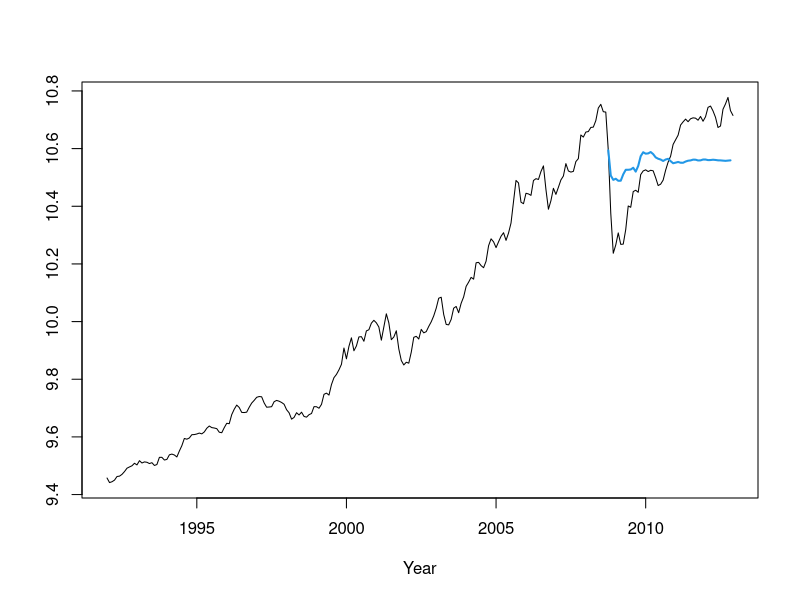
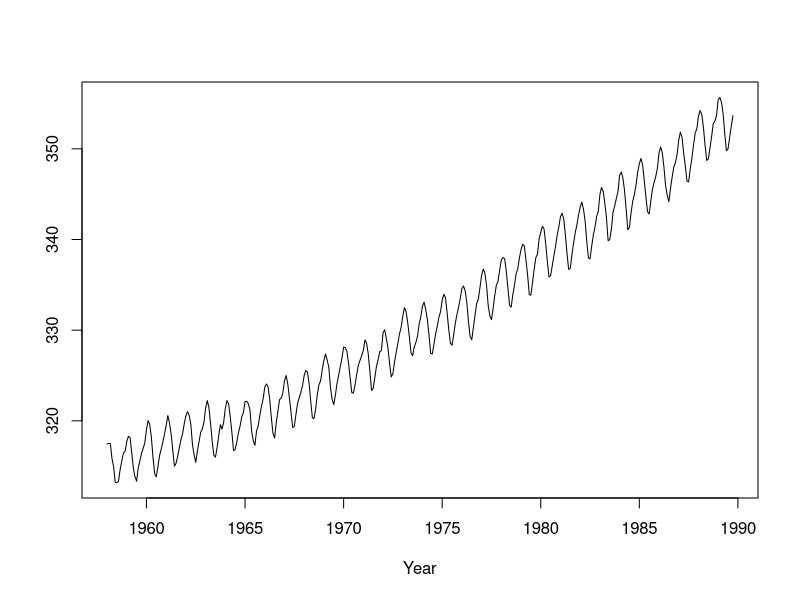
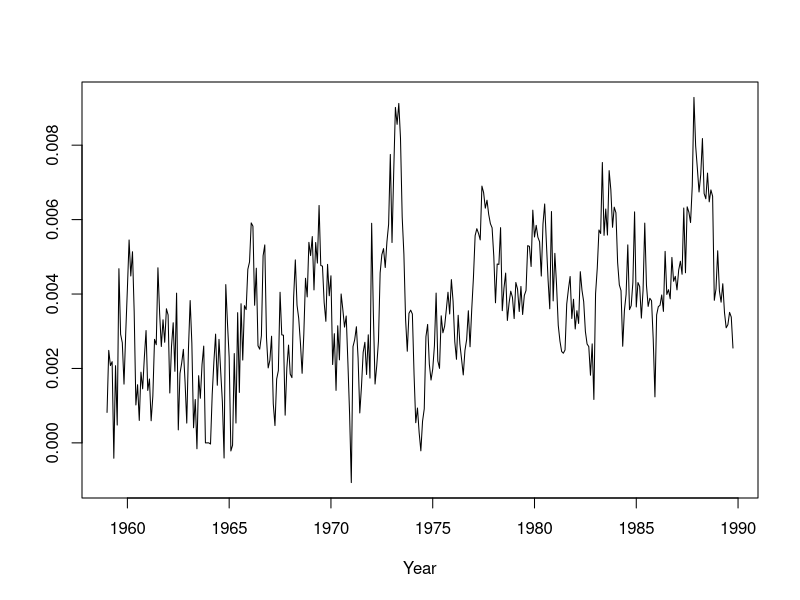
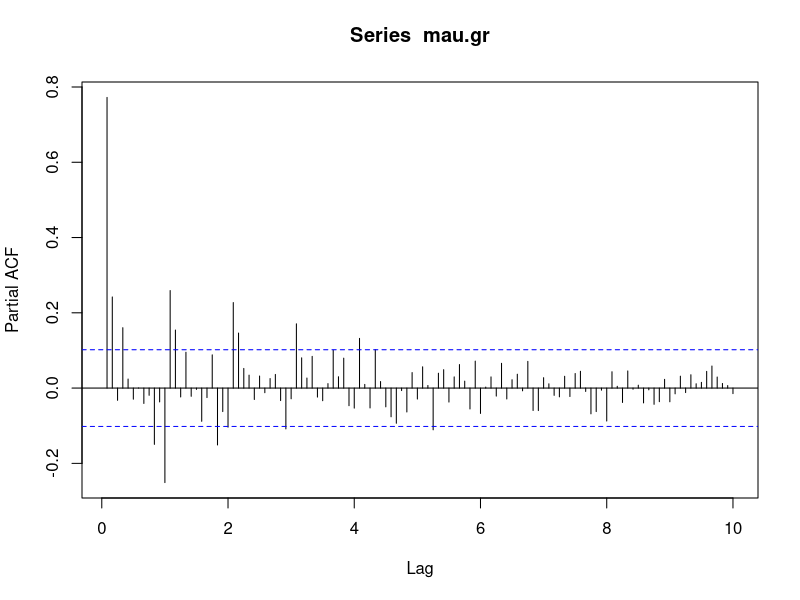
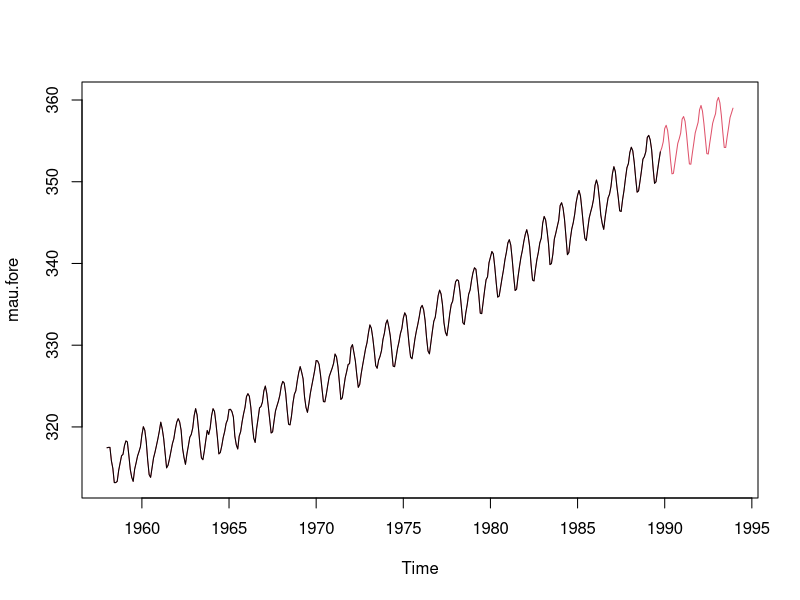

Generate these figures, in order, with R:
## ---- chunk 1
knitr::opts_knit$set(root.dir = 'C:/Users/neide/OneDrive/Documents/TimeSeriesR/Data')
## ---- chunk 2
polymul <- function(a,b) 
{
	bb <- c(b,rep(0,length(a)-1))
	B <- toeplitz(bb)
	B[lower.tri(B)] <- 0
	aa <- rev(c(a,rep(0,length(b)-1)))
	prod <- B %*% matrix(aa,length(aa),1)
	return(rev(prod[,1]))
}

ARMAauto <- function(phi,theta,maxlag)
{
	p <- length(phi)
	q <- length(theta)
	gamMA <- polymul(c(1,theta),rev(c(1,theta)))
	gamMA <- gamMA[(q+1):(2*q+1)]
	if (p > 0) 
	{
		Amat <- matrix(0,nrow=(p+1),ncol=(2*p+1))
		for(i in 1:(p+1))
		{
			Amat[i,i:(i+p)] <- c(-1*rev(phi),1)
		}
		Amat <- cbind(Amat[,(p+1)],as.matrix(Amat[,(p+2):(2*p+1)]) +
			t(matrix(apply(t(matrix(Amat[,1:p],p+1,p)),2,rev),p,p+1)))
		Bmat <- matrix(0,nrow=(q+1),ncol=(p+q+1))
		for(i in 1:(q+1))
		{
			Bmat[i,i:(i+p)] <- c(-1*rev(phi),1)
		}
		Bmat <- t(matrix(apply(t(Bmat),2,rev),p+q+1,q+1))
		Bmat <- matrix(apply(Bmat,2,rev),q+1,p+q+1)
		Bmat <- Bmat[,1:(q+1)]
		Binv <- solve(Bmat)
		gamMix <- Binv %*% gamMA
		if (p <= q) { gamMix <- matrix(gamMix[1:(p+1),],p+1,1) 
			} else gamMix <- matrix(c(gamMix,rep(0,(p-q))),p+1,1)
		gamARMA <- solve(Amat) %*% gamMix 
	} else gamARMA <- gamMA[1]

	gamMA <- as.vector(gamMA)
	if (maxlag <= q) gamMA <- gamMA[1:(maxlag+1)] else gamMA <- c(gamMA,rep(0,(maxlag-q)))
	gamARMA <- as.vector(gamARMA)
	if (maxlag <= p) gamARMA <- gamARMA[1:(maxlag+1)] else {
	for(k in 1:(maxlag-p))
	{
		len <- length(gamARMA)
		acf <- gamMA[p+1+k]
		if (p > 0) acf <- acf + sum(phi*rev(gamARMA[(len-p+1):len]))
		gamARMA <- c(gamARMA,acf)
	} }
	return(gamARMA)
}
## ---- chunk 3
arp.fityw <- function(data,p)
{
	gamma.hat <- acf(data,lag=p,type="covariance",plot=FALSE)$acf[,,1]
	phi <- solve(toeplitz(gamma.hat[1:p]),gamma.hat[2:(p+1)])
	sigma2 <- gamma.hat[1] - sum(phi*gamma.hat[2:(p+1)])
	hess <- sigma2*diag(solve(toeplitz(gamma.hat[1:p])))
	return(list(phi,sigma2,hess))
}

gassa <- read.table("GasSA_2-11-13.dat")
gassa <- ts(log(gassa),start=1992,frequency=12)
gas.diff <- diff(gassa)
n <- length(gas.diff)
ar.coef <- arp.fityw(gas.diff,12)[[1]]
sigma2 <- arp.fityw(gas.diff,12)[[2]]
## ---- chunk 4
pred.k <- function(gamma,max.lag)
{
	kappa.vec <- gamma[2]/gamma[1]
	varphi.vec <- kappa.vec
	if(max.lag > 1) {
	for(k in 2:max.lag)
	{
		schur.new <- gamma[1] - t(varphi.vec) %*% rev(gamma[2:k])
		kappa.new <- (gamma[k+1] - sum(varphi.vec*gamma[2:k]))/schur.new
		kappa.new <- kappa.new[1,1]
		if(abs(kappa.new) < 10^(-15)) kappa.new <- 0
		kappa.vec <- c(kappa.vec,kappa.new)
		varphi.vec <- rev(varphi.vec) - kappa.new * varphi.vec
		varphi.vec <- rev(c(varphi.vec,kappa.new))
	} }
	return(varphi.vec)
}

H <- 50
lag <- n
gamma <- ARMAauto(ar.coef,NULL,lag)*sigma2
x <- gas.diff[1:(n-H)]
for(k in 1:H)
{
	varphi.vec <- pred.k(gamma,n-H+k-1)
	cast <- sum(varphi.vec * x)
	x <- c(x,cast)
}
gassa.fore <- c(gassa[1],filter(x,1,method="recursive",init=gassa[1]))
gassa.fore <- ts(c(rep(NA,n-H),gassa.fore[(n-H+1):n]),start=1992,frequency=12)
## ---- chunk 5
plot(gassa,xlab="Year",ylab="",lwd=1)
lines(gassa.fore,col=4,lwd=2)
## ---- chunk 6
mau <- read.table("mauna.dat",header=TRUE,sep="")
mau <- ts(mau,start=1958,frequency=12)
mau.gr <- diff(log(mau),lag=12)
plot(mau,ylab="",xlab="Year")
plot(mau.gr,ylab="",xlab="Year")
## ---- chunk 7
delta <- c(1,rep(0,11),-1)
d <- length(delta)-1
n <- length(mau.gr) 
mau.pacf <- pacf(mau.gr,lag.max=120)
## ---- chunk 8
p.hat <- 49
ar.coef <- arp.fityw(mau.gr,p.hat)[[1]]
sigma2 <- arp.fityw(mau.gr,p.hat)[[2]]
## ---- chunk 9
H <- 50
gamma <- ARMAauto(ar.coef,NULL,n+H)*sigma2
x <- mau.gr
for(k in 1:H)
{
	varphi.vec <- pred.k(gamma,n+k-1)
	cast <- sum(varphi.vec * x)
	x <- c(x,cast)
}
mau.fore <- c(log(mau)[1:d],filter(x,-delta[-1],method="recursive",init=log(mau)[d:1]))
mau.fore <- ts(exp(mau.fore),start=1958,frequency=12)

plot(mau.fore,col=2)
lines(mau)
